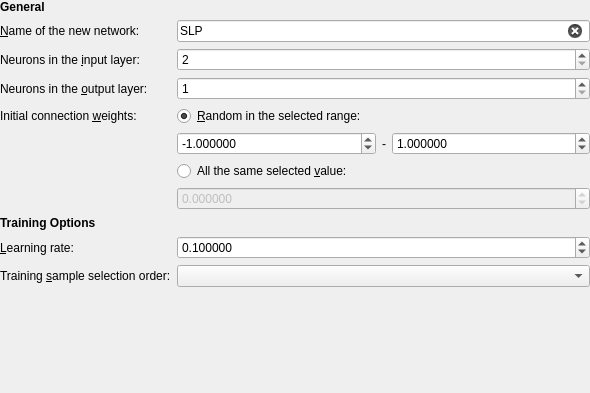
<?xml version="1.0" encoding="UTF-8"?>
<ui version="4.0">
 <class>SLPCreateNetworkWidget</class>
 <widget class="QWidget" name="SLPCreateNetworkWidget">
  <property name="geometry">
   <rect>
    <x>0</x>
    <y>0</y>
    <width>590</width>
    <height>393</height>
   </rect>
  </property>
  <property name="windowTitle">
   <string>Form</string>
  </property>
  <layout class="QFormLayout" name="formLayout">
   <property name="leftMargin">
    <number>0</number>
   </property>
   <property name="topMargin">
    <number>0</number>
   </property>
   <property name="rightMargin">
    <number>0</number>
   </property>
   <property name="bottomMargin">
    <number>0</number>
   </property>
   <item row="0" column="0">
    <widget class="QLabel" name="labelHeadingGeneral">
     <property name="font">
      <font>
       <weight>75</weight>
       <bold>true</bold>
      </font>
     </property>
     <property name="text">
      <string>General</string>
     </property>
    </widget>
   </item>
   <item row="1" column="0">
    <widget class="QLabel" name="labelNetworkName">
     <property name="text">
      <string>&amp;Name of the new network:</string>
     </property>
     <property name="buddy">
      <cstring>editNetworkName</cstring>
     </property>
    </widget>
   </item>
   <item row="1" column="1">
    <widget class="QLineEdit" name="editNetworkName">
     <property name="text">
      <string>SLP</string>
     </property>
     <property name="maxLength">
      <number>50</number>
     </property>
     <property name="placeholderText">
      <string>Enter network name</string>
     </property>
     <property name="clearButtonEnabled">
      <bool>true</bool>
     </property>
    </widget>
   </item>
   <item row="2" column="0">
    <widget class="QLabel" name="labelInputNeuronCount">
     <property name="text">
      <string>Neurons in the &amp;input layer:</string>
     </property>
     <property name="buddy">
      <cstring>editInputNeuronCount</cstring>
     </property>
    </widget>
   </item>
   <item row="2" column="1">
    <widget class="QSpinBox" name="editInputNeuronCount">
     <property name="minimum">
      <number>2</number>
     </property>
     <property name="maximum">
      <number>10</number>
     </property>
     <property name="value">
      <number>2</number>
     </property>
    </widget>
   </item>
   <item row="3" column="0">
    <widget class="QLabel" name="labelOutputNeuronCount">
     <property name="text">
      <string>Neurons in the &amp;output layer:</string>
     </property>
     <property name="buddy">
      <cstring>editOutputNeuronCount</cstring>
     </property>
    </widget>
   </item>
   <item row="3" column="1">
    <widget class="QSpinBox" name="editOutputNeuronCount">
     <property name="minimum">
      <number>1</number>
     </property>
     <property name="maximum">
      <number>10</number>
     </property>
    </widget>
   </item>
   <item row="4" column="0">
    <widget class="QLabel" name="labelInitialWeights">
     <property name="text">
      <string>Initial connection &amp;weights:</string>
     </property>
     <property name="buddy">
      <cstring>radioWeightsRandom</cstring>
     </property>
    </widget>
   </item>
   <item row="4" column="1">
    <widget class="QRadioButton" name="radioWeightsRandom">
     <property name="text">
      <string>&amp;Random in the selected range:</string>
     </property>
     <property name="checked">
      <bool>true</bool>
     </property>
    </widget>
   </item>
   <item row="5" column="1">
    <layout class="QHBoxLayout" name="horizontalLayout" stretch="1,0,1">
     <item>
      <widget class="QDoubleSpinBox" name="editWeightsRandomMin">
       <property name="decimals">
        <number>6</number>
       </property>
       <property name="minimum">
        <double>-1000000.000000000000000</double>
       </property>
       <property name="maximum">
        <double>1000000.000000000000000</double>
       </property>
       <property name="value">
        <double>-1.000000000000000</double>
       </property>
      </widget>
     </item>
     <item>
      <widget class="QLabel" name="label">
       <property name="sizePolicy">
        <sizepolicy hsizetype="Fixed" vsizetype="Preferred">
         <horstretch>0</horstretch>
         <verstretch>0</verstretch>
        </sizepolicy>
       </property>
       <property name="text">
        <string>-</string>
       </property>
       <property name="alignment">
        <set>Qt::AlignCenter</set>
       </property>
      </widget>
     </item>
     <item>
      <widget class="QDoubleSpinBox" name="editWeightsRandomMax">
       <property name="decimals">
        <number>6</number>
       </property>
       <property name="minimum">
        <double>-1000000.000000000000000</double>
       </property>
       <property name="maximum">
        <double>1000000.000000000000000</double>
       </property>
       <property name="value">
        <double>1.000000000000000</double>
       </property>
      </widget>
     </item>
    </layout>
   </item>
   <item row="6" column="1">
    <widget class="QRadioButton" name="radioWeightsValue">
     <property name="text">
      <string>All the same selected &amp;value:</string>
     </property>
    </widget>
   </item>
   <item row="7" column="1">
    <widget class="QDoubleSpinBox" name="editWeightsValue">
     <property name="enabled">
      <bool>false</bool>
     </property>
     <property name="decimals">
      <number>6</number>
     </property>
     <property name="minimum">
      <double>-1000000.000000000000000</double>
     </property>
     <property name="maximum">
      <double>1000000.000000000000000</double>
     </property>
    </widget>
   </item>
   <item row="9" column="0">
    <widget class="QLabel" name="labelHeadingTrainingOptions">
     <property name="font">
      <font>
       <weight>75</weight>
       <bold>true</bold>
      </font>
     </property>
     <property name="text">
      <string>Training Options</string>
     </property>
    </widget>
   </item>
   <item row="10" column="0">
    <widget class="QLabel" name="labelLearningRate">
     <property name="text">
      <string>&amp;Learning rate:</string>
     </property>
     <property name="buddy">
      <cstring>editLearningRate</cstring>
     </property>
    </widget>
   </item>
   <item row="10" column="1">
    <widget class="QDoubleSpinBox" name="editLearningRate">
     <property name="decimals">
      <number>6</number>
     </property>
     <property name="minimum">
      <double>0.000001000000000</double>
     </property>
     <property name="maximum">
      <double>1.000000000000000</double>
     </property>
     <property name="singleStep">
      <double>0.100000000000000</double>
     </property>
     <property name="value">
      <double>0.100000000000000</double>
     </property>
    </widget>
   </item>
   <item row="11" column="0">
    <widget class="QLabel" name="labelSampleSelectionOrder">
     <property name="text">
      <string>Training &amp;sample selection order:</string>
     </property>
     <property name="buddy">
      <cstring>comboBoxSampleSelectionOrder</cstring>
     </property>
    </widget>
   </item>
   <item row="11" column="1">
    <widget class="QComboBox" name="comboBoxSampleSelectionOrder"/>
   </item>
  </layout>
 </widget>
 <tabstops>
  <tabstop>editNetworkName</tabstop>
  <tabstop>editInputNeuronCount</tabstop>
  <tabstop>editOutputNeuronCount</tabstop>
  <tabstop>radioWeightsRandom</tabstop>
  <tabstop>editWeightsRandomMin</tabstop>
  <tabstop>editWeightsRandomMax</tabstop>
  <tabstop>radioWeightsValue</tabstop>
  <tabstop>editWeightsValue</tabstop>
  <tabstop>editLearningRate</tabstop>
  <tabstop>comboBoxSampleSelectionOrder</tabstop>
 </tabstops>
 <resources/>
 <connections/>
</ui>
